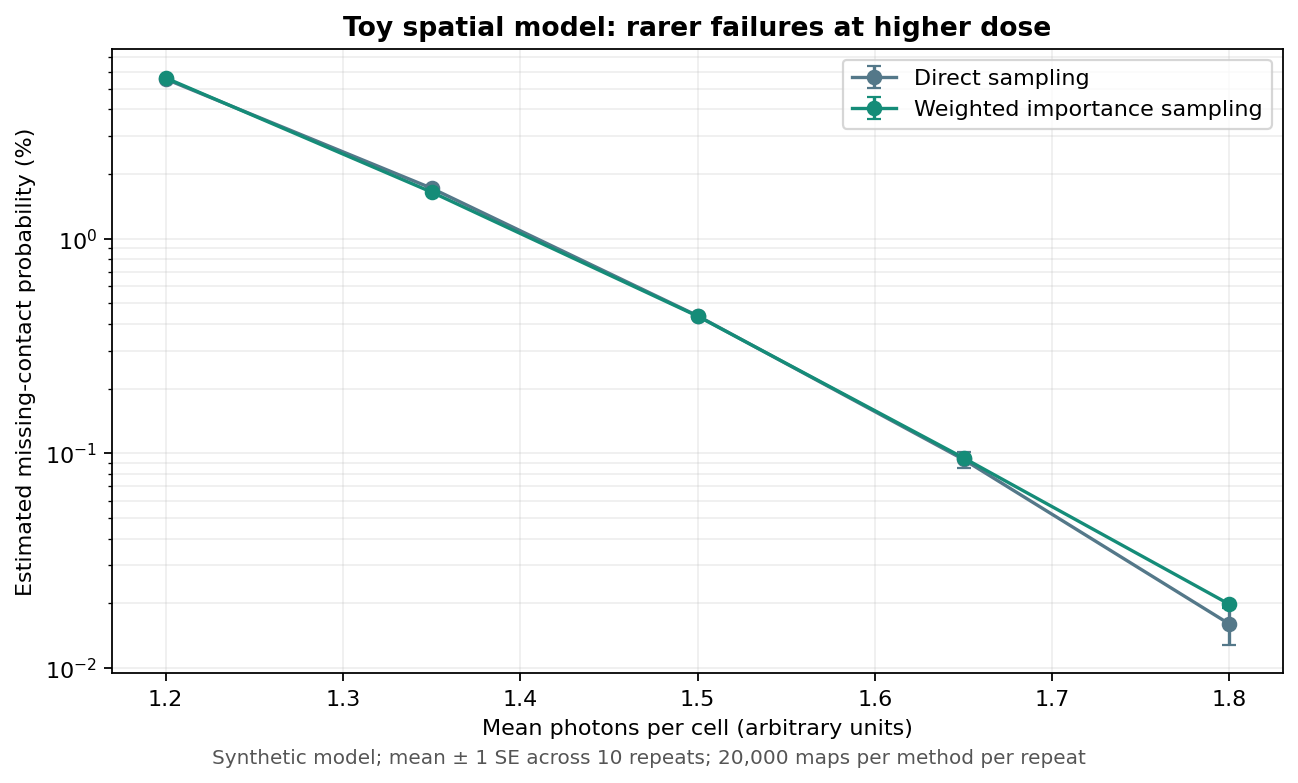

Here is the Python script that generated this plot:
"""Check a synthetic spatial missing-contact model over a range of doses.

This deliberately dimensionless classical experiment is not a calibrated EUV
process or a quantum computation. For each dose, compare multiple independent
direct and weighted-proposal estimates of the same rare-event probability.
"""
from __future__ import annotations

import argparse
import json
from pathlib import Path

import numpy as np

from spatial_model import run


def study(doses=(1.2, 1.35, 1.5, 1.65, 1.8), *, shots=20000, repeats=10,
          seed=1000, tilt=.6):
    if repeats < 2:
        raise ValueError("at least two independent repeats are needed")
    rows = []
    for dose in doses:
        # Independent random streams within each dose: run uses seed and seed+1.
        results = [run(dose=dose, shots=shots, seed=seed + 2 * i, tilt=tilt)
                   for i in range(repeats)]
        row = {"dose_mean_per_cell": dose}
        for method in ("direct", "importance"):
            estimates = np.asarray([r[method]["failure_rate_estimate"] for r in results])
            within_ses = [r[method]["standard_error"] for r in results]
            row[method] = {
                "mean_estimate": float(np.mean(estimates)),
                "between_run_sd": float(np.std(estimates, ddof=1)),
                "mean_estimate_se_from_repeats": float(np.std(estimates, ddof=1) / np.sqrt(repeats)),
                "mean_within_run_se": float(np.mean([x for x in within_ses if x is not None]))
                                     if any(x is not None for x in within_ses) else None,
                "zero_failure_runs": int(sum(r[method]["observed_failures"] == 0 for r in results)),
                "estimates": estimates.tolist(),
            }
            if method == "importance":
                row[method]["median_event_weight_ess"] = float(np.median([
                    r[method]["failure_weight_effective_sample_size"] for r in results]))
        rows.append(row)
    return {"model": "Synthetic spatial Poisson absorption, Gaussian blur and contact threshold",
            "note": "Classical Monte Carlo, arbitrary dimensionless units; not a wafer measurement or quantum simulation.",
            "doses": list(doses), "shots_per_method_per_repeat": shots,
            "independent_repeats_per_dose": repeats, "first_seed": seed,
            "proposal_multiplier": tilt, "rows": rows}


def render(result, path):
    import matplotlib
    matplotlib.use("Agg")
    import matplotlib.pyplot as plt
    fig, ax = plt.subplots(figsize=(8, 4.6), layout="constrained")
    for name, label, color in [("direct", "Direct sampling", "#547889"),
                               ("importance", "Weighted importance sampling", "#158c78")]:
        vals = [100 * r[name]["mean_estimate"] for r in result["rows"]]
        errs = [100 * r[name]["mean_estimate_se_from_repeats"] for r in result["rows"]]
        ax.errorbar(result["doses"], vals, yerr=errs, marker="o", capsize=3,
                    label=label, color=color)
    ax.set_yscale("log")
    ax.set_xlabel("Mean photons per cell (arbitrary units)")
    ax.set_ylabel("Estimated missing-contact probability (%)")
    ax.set_title("Toy spatial model: rarer failures at higher dose", weight="bold")
    ax.grid(True, alpha=.2, which="both")
    ax.legend()
    fig.text(.5, -.025, f"Synthetic model; mean ± 1 SE across {result['independent_repeats_per_dose']} repeats; "
             f"{result['shots_per_method_per_repeat']:,} maps per method per repeat",
             ha="center", fontsize=9, color="#555")
    fig.savefig(path, dpi=160, bbox_inches="tight")
    plt.close(fig)


def main():
    parser = argparse.ArgumentParser(description=__doc__)
    parser.add_argument("--shots", type=int, default=20000)
    parser.add_argument("--repeats", type=int, default=10)
    parser.add_argument("--seed", type=int, default=1000)
    parser.add_argument("--json-output", type=Path)
    parser.add_argument("--figure", type=Path)
    args = parser.parse_args()
    result = study(shots=args.shots, repeats=args.repeats, seed=args.seed)
    if args.json_output:
        args.json_output.write_text(json.dumps(result, indent=2) + "\n", encoding="utf-8")
    if args.figure:
        render(result, args.figure)
    for r in result["rows"]:
        d, w = r["direct"], r["importance"]
        print(f"dose={r['dose_mean_per_cell']:.2f} direct={d['mean_estimate']:.6g} "
              f"±{d['mean_estimate_se_from_repeats']:.2g} weighted={w['mean_estimate']:.6g} "
              f"±{w['mean_estimate_se_from_repeats']:.2g}; zero-direct-runs={d['zero_failure_runs']}")
    print("Synthetic classical model: uncertainty excludes model error and proposal design costs.")


if __name__ == "__main__":
    main()
